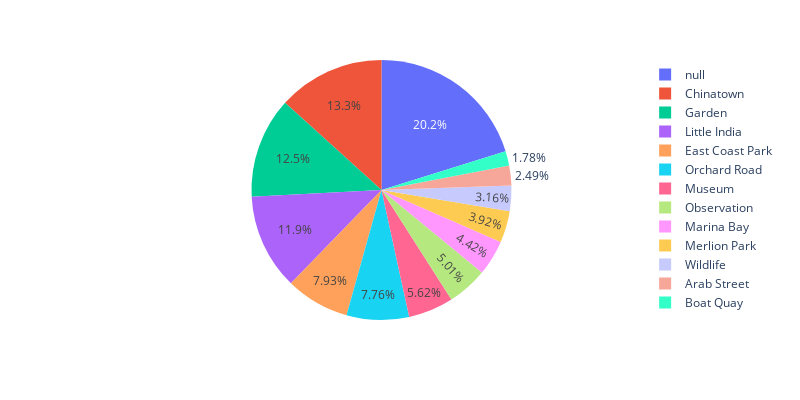

Notebook code for this chart:
### Markdown cell above
#### 2.3 Proportion of Grouped Nearby Attraction

### Code cell
nearby_attraction_count = bucket_df['grouped_nearby_attraction'].value_counts(dropna=False)
nearby_attraction_fig = px.pie(nearby_attraction_count, names=nearby_attraction_count.index, values='grouped_nearby_attraction', width=800, height=400)
nearby_attraction_fig.show()

### Figure 1 — Plotly figure (JSON) as saved in the notebook; plotly's stock layout.template omitted (floating-point values rounded to 4 significant figures)
{"data": [{"domain": {"x": [0, 1], "y": [0, 1]}, "hovertemplate": "index=%{label}<br>grouped_nearby_attraction=%{value}<extra></extra>", "labels": [null, "Chinatown", "Garden", "Little India", "East Coast Park", "Orchard Road", "Museum", "Observation", "Marina Bay", "Merlion Park", "Wildlife", "Arab Street", "Boat Quay"], "legendgroup": "", "name": "", "showlegend": true, "type": "pie", "values": [1452, 957, 900, 857, 570, 558, 404, 360, 318, 282, 227, 179, 128]}], "layout": {"height": 400, "legend": {"tracegroupgap": 0}, "margin": {"t": 60}, "width": 800}}
